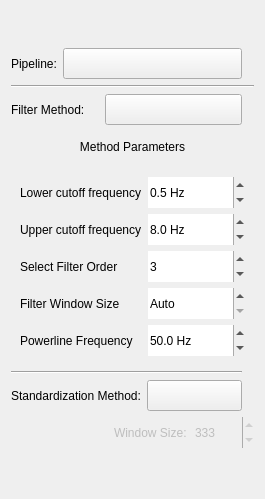
     <widget class="QWidget" name="tab_processing">
      <attribute name="title">
       <string>Pre-Processing</string>
      </attribute>
      <layout class="QGridLayout" name="gridLayout_2">
       <item row="7" column="0" colspan="3">
        <widget class="BodyLabel" name="label_15">
         <property name="sizePolicy">
          <sizepolicy hsizetype="Maximum" vsizetype="Preferred">
           <horstretch>0</horstretch>
           <verstretch>0</verstretch>
          </sizepolicy>
         </property>
         <property name="minimumSize">
          <size>
           <width>0</width>
           <height>31</height>
          </size>
         </property>
         <property name="text">
          <string>Standardization Method:</string>
         </property>
        </widget>
       </item>
       <item row="8" column="0" colspan="2" alignment="Qt::AlignmentFlag::AlignTop">
        <widget class="SwitchButton" name="switch_btn_standardize_rolling_window" native="true">
         <property name="minimumSize">
          <size>
           <width>51</width>
           <height>31</height>
          </size>
         </property>
        </widget>
       </item>
       <item row="1" column="1" colspan="3">
        <widget class="ComboBox" name="combo_pipeline">
         <property name="minimumSize">
          <size>
           <width>0</width>
           <height>31</height>
          </size>
         </property>
         <property name="toolTip">
          <string>&lt;html&gt;&lt;head/&gt;&lt;body&gt;&lt;p&gt;Clean the signal using a pre-defined signal processing pipeline&lt;/p&gt;&lt;/body&gt;&lt;/html&gt;</string>
         </property>
         <property name="whatsThis">
          <string>&lt;html&gt;&lt;head/&gt;&lt;body&gt;&lt;p&gt;Different signal cleaning pipelines. For sources see 'Help'.&lt;/p&gt;&lt;p&gt;Implemented via the `neurokit2` python package.&lt;/p&gt;&lt;/body&gt;&lt;/html&gt;</string>
         </property>
         <property name="text">
          <string/>
         </property>
        </widget>
       </item>
       <item row="0" column="0" colspan="6">
        <widget class="CommandBar" name="command_bar_processing">
         <property name="minimumSize">
          <size>
           <width>0</width>
           <height>31</height>
          </size>
         </property>
         <property name="styleSheet">
          <string notr="true">background: transparent;</string>
         </property>
         <property name="frameShape">
          <enum>QFrame::Shape::NoFrame</enum>
         </property>
         <property name="frameShadow">
          <enum>QFrame::Shadow::Raised</enum>
         </property>
        </widget>
       </item>
       <item row="9" column="0" colspan="4">
        <spacer name="verticalSpacer_5">
         <property name="orientation">
          <enum>Qt::Orientation::Vertical</enum>
         </property>
         <property name="sizeHint" stdset="0">
          <size>
           <width>20</width>
           <height>40</height>
          </size>
         </property>
        </spacer>
       </item>
       <item row="5" column="0" colspan="6">
        <widget class="QFrame" name="container_filter_parameters">
         <layout class="QGridLayout" name="gridLayout">
          <item row="0" column="0">
           <widget class="BodyLabel" name="label">
            <property name="sizePolicy">
             <sizepolicy hsizetype="Maximum" vsizetype="Preferred">
              <horstretch>0</horstretch>
              <verstretch>0</verstretch>
             </sizepolicy>
            </property>
            <property name="minimumSize">
             <size>
              <width>0</width>
              <height>31</height>
             </size>
            </property>
            <property name="toolTip">
             <string>Lower cutoff frequency in Hz</string>
            </property>
            <property name="text">
             <string>Lower cutoff frequency</string>
            </property>
           </widget>
          </item>
          <item row="1" column="0">
           <widget class="BodyLabel" name="label_2">
            <property name="sizePolicy">
             <sizepolicy hsizetype="Maximum" vsizetype="Preferred">
              <horstretch>0</horstretch>
              <verstretch>0</verstretch>
             </sizepolicy>
            </property>
            <property name="minimumSize">
             <size>
              <width>0</width>
              <height>31</height>
             </size>
            </property>
            <property name="toolTip">
             <string>Upper cutoff frequency in Hz</string>
            </property>
            <property name="text">
             <string>Upper cutoff frequency</string>
            </property>
           </widget>
          </item>
          <item row="4" column="1">
           <widget class="DoubleSpinBox" name="dbl_sb_powerline">
            <property name="minimumSize">
             <size>
              <width>0</width>
              <height>31</height>
             </size>
            </property>
            <property name="toolTip">
             <string>&lt;html&gt;&lt;head/&gt;&lt;body&gt;&lt;p&gt;Only used if &lt;span style=&quot; font-weight:700;&quot;&gt;Filter Method&lt;/span&gt; is &amp;quot;Powerline&amp;quot;.&lt;/p&gt;&lt;p&gt;The powerline frequency (normally 50 Hz or 60 Hz).&lt;/p&gt;&lt;/body&gt;&lt;/html&gt;</string>
            </property>
            <property name="frame">
             <bool>false</bool>
            </property>
            <property name="suffix">
             <string> Hz</string>
            </property>
            <property name="decimals">
             <number>1</number>
            </property>
            <property name="maximum">
             <double>999999.000000000000000</double>
            </property>
            <property name="singleStep">
             <double>0.100000000000000</double>
            </property>
            <property name="value">
             <double>50.000000000000000</double>
            </property>
           </widget>
          </item>
          <item row="2" column="0">
           <widget class="BodyLabel" name="label_13">
            <property name="sizePolicy">
             <sizepolicy hsizetype="Maximum" vsizetype="Fixed">
              <horstretch>0</horstretch>
              <verstretch>0</verstretch>
             </sizepolicy>
            </property>
            <property name="minimumSize">
             <size>
              <width>0</width>
              <height>31</height>
             </size>
            </property>
            <property name="toolTip">
             <string>&lt;html&gt;&lt;head/&gt;&lt;body&gt;&lt;p&gt;Only used if &lt;span style=&quot; font-weight:700;&quot;&gt;Filter Method&lt;/span&gt; is &amp;quot;Butterworth&amp;quot; or &amp;quot;SavGol&amp;quot;. &lt;/p&gt;&lt;p&gt;Order of the filter (default is 2).&lt;/p&gt;&lt;/body&gt;&lt;/html&gt;</string>
            </property>
            <property name="text">
             <string>Select Filter Order</string>
            </property>
           </widget>
          </item>
          <item row="1" column="1">
           <widget class="DoubleSpinBox" name="dbl_sb_upper_cutoff">
            <property name="minimumSize">
             <size>
              <width>0</width>
              <height>31</height>
             </size>
            </property>
            <property name="toolTip">
             <string>Upper cutoff frequency in Hz</string>
            </property>
            <property name="frame">
             <bool>false</bool>
            </property>
            <property name="specialValueText">
             <string>None</string>
            </property>
            <property name="suffix">
             <string> Hz</string>
            </property>
            <property name="decimals">
             <number>1</number>
            </property>
            <property name="maximum">
             <double>999999.000000000000000</double>
            </property>
            <property name="singleStep">
             <double>0.100000000000000</double>
            </property>
            <property name="value">
             <double>8.000000000000000</double>
            </property>
           </widget>
          </item>
          <item row="2" column="1">
           <widget class="SpinBox" name="sb_filter_order">
            <property name="sizePolicy">
             <sizepolicy hsizetype="Minimum" vsizetype="Fixed">
              <horstretch>0</horstretch>
              <verstretch>0</verstretch>
             </sizepolicy>
            </property>
            <property name="minimumSize">
             <size>
              <width>0</width>
              <height>31</height>
             </size>
            </property>
            <property name="toolTip">
             <string>&lt;html&gt;&lt;head/&gt;&lt;body&gt;&lt;p&gt;Only used if &lt;span style=&quot; font-weight:700;&quot;&gt;Filter Method&lt;/span&gt; is &amp;quot;Butterworth&amp;quot; or &amp;quot;SavGol&amp;quot;. &lt;/p&gt;&lt;p&gt;Order of the filter (default is 2).&lt;/p&gt;&lt;/body&gt;&lt;/html&gt;</string>
            </property>
            <property name="frame">
             <bool>false</bool>
            </property>
            <property name="minimum">
             <number>1</number>
            </property>
            <property name="maximum">
             <number>10</number>
            </property>
            <property name="value">
             <number>3</number>
            </property>
           </widget>
          </item>
          <item row="3" column="0">
           <widget class="BodyLabel" name="label_3">
            <property name="sizePolicy">
             <sizepolicy hsizetype="Maximum" vsizetype="Preferred">
              <horstretch>0</horstretch>
              <verstretch>0</verstretch>
             </sizepolicy>
            </property>
            <property name="minimumSize">
             <size>
              <width>0</width>
              <height>31</height>
             </size>
            </property>
            <property name="toolTip">
             <string>&lt;html&gt;&lt;head/&gt;&lt;body&gt;&lt;p&gt;Only used if &lt;span style=&quot; font-weight:700;&quot;&gt;Filter Method&lt;/span&gt; is &amp;quot;SavGol&amp;quot; (length of the filter window i.e. the number of coefficients) or &amp;quot;FIR&amp;quot; (length of the filter). &lt;/p&gt;&lt;p&gt;Must be an odd integer. If &amp;quot;Auto&amp;quot;, a fitting size is chosen automatically.&lt;/p&gt;&lt;/body&gt;&lt;/html&gt;</string>
            </property>
            <property name="text">
             <string>Filter Window Size</string>
            </property>
           </widget>
          </item>
          <item row="0" column="1">
           <widget class="DoubleSpinBox" name="dbl_sb_lower_cutoff">
            <property name="minimumSize">
             <size>
              <width>0</width>
              <height>31</height>
             </size>
            </property>
            <property name="toolTip">
             <string>Lower cutoff frequency in Hz</string>
            </property>
            <property name="frame">
             <bool>false</bool>
            </property>
            <property name="specialValueText">
             <string>None</string>
            </property>
            <property name="suffix">
             <string> Hz</string>
            </property>
            <property name="decimals">
             <number>1</number>
            </property>
            <property name="maximum">
             <double>999999.000000000000000</double>
            </property>
            <property name="singleStep">
             <double>0.100000000000000</double>
            </property>
            <property name="value">
             <double>0.500000000000000</double>
            </property>
           </widget>
          </item>
          <item row="3" column="1">
           <widget class="SpinBox" name="sb_filter_window_size">
            <property name="sizePolicy">
             <sizepolicy hsizetype="Minimum" vsizetype="Fixed">
              <horstretch>0</horstretch>
              <verstretch>0</verstretch>
             </sizepolicy>
            </property>
            <property name="minimumSize">
             <size>
              <width>0</width>
              <height>31</height>
             </size>
            </property>
            <property name="toolTip">
             <string>&lt;html&gt;&lt;head/&gt;&lt;body&gt;&lt;p&gt;Only used if &lt;span style=&quot; font-weight:700;&quot;&gt;Filter Method&lt;/span&gt; is &amp;quot;SavGol&amp;quot; (length of the filter window i.e. the number of coefficients) or &amp;quot;FIR&amp;quot; (length of the filter). &lt;/p&gt;&lt;p&gt;Must be an odd integer. If &amp;quot;Auto&amp;quot;, a fitting size is chosen automatically.&lt;/p&gt;&lt;/body&gt;&lt;/html&gt;</string>
            </property>
            <property name="frame">
             <bool>false</bool>
            </property>
            <property name="specialValueText">
             <string>Auto</string>
            </property>
            <property name="correctionMode">
             <enum>QAbstractSpinBox::CorrectionMode::CorrectToNearestValue</enum>
            </property>
            <property name="minimum">
             <number>5</number>
            </property>
            <property name="maximum">
             <number>999999</number>
            </property>
            <property name="singleStep">
             <number>10</number>
            </property>
            <property name="value">
             <number>5</number>
            </property>
           </widget>
          </item>
          <item row="4" column="0">
           <widget class="BodyLabel" name="label_4">
            <property name="sizePolicy">
             <sizepolicy hsizetype="Maximum" vsizetype="Preferred">
              <horstretch>0</horstretch>
              <verstretch>0</verstretch>
             </sizepolicy>
            </property>
            <property name="minimumSize">
             <size>
              <width>0</width>
              <height>31</height>
             </size>
            </property>
            <property name="toolTip">
             <string>&lt;html&gt;&lt;head/&gt;&lt;body&gt;&lt;p&gt;Only used if &lt;span style=&quot; font-weight:700;&quot;&gt;Filter Method&lt;/span&gt; is &amp;quot;Powerline&amp;quot;.&lt;/p&gt;&lt;p&gt;The powerline frequency (normally 50 Hz or 60 Hz).&lt;/p&gt;&lt;/body&gt;&lt;/html&gt;</string>
            </property>
            <property name="text">
             <string>Powerline Frequency</string>
            </property>
           </widget>
          </item>
         </layout>
        </widget>
       </item>
       <item row="7" column="3">
        <widget class="ComboBox" name="combo_standardize_method">
         <property name="sizePolicy">
          <sizepolicy hsizetype="Expanding" vsizetype="Fixed">
           <horstretch>0</horstretch>
           <verstretch>0</verstretch>
          </sizepolicy>
         </property>
         <property name="minimumSize">
          <size>
           <width>0</width>
           <height>31</height>
          </size>
         </property>
         <property name="text">
          <string/>
         </property>
        </widget>
       </item>
       <item row="3" column="2" colspan="2">
        <widget class="ComboBox" name="combo_filter_method">
         <property name="minimumSize">
          <size>
           <width>0</width>
           <height>31</height>
          </size>
         </property>
         <property name="text">
          <string/>
         </property>
        </widget>
       </item>
       <item row="4" column="0" colspan="6">
        <widget class="StrongBodyLabel" name="label_6">
         <property name="sizePolicy">
          <sizepolicy hsizetype="Preferred" vsizetype="Fixed">
           <horstretch>0</horstretch>
           <verstretch>0</verstretch>
          </sizepolicy>
         </property>
         <property name="minimumSize">
          <size>
           <width>0</width>
           <height>31</height>
          </size>
         </property>
         <property name="text">
          <string>Method Parameters</string>
         </property>
         <property name="alignment">
          <set>Qt::AlignmentFlag::AlignCenter</set>
         </property>
        </widget>
       </item>
       <item row="8" column="2" colspan="4">
        <widget class="QWidget" name="container_standardize_rolling_window" native="true">
         <property name="enabled">
          <bool>false</bool>
         </property>
         <layout class="QHBoxLayout" name="horizontalLayout">
          <property name="topMargin">
           <number>0</number>
          </property>
          <property name="rightMargin">
           <number>0</number>
          </property>
          <property name="bottomMargin">
           <number>0</number>
          </property>
          <item>
           <widget class="BodyLabel" name="label_16">
            <property name="sizePolicy">
             <sizepolicy hsizetype="Fixed" vsizetype="Preferred">
              <horstretch>0</horstretch>
              <verstretch>0</verstretch>
             </sizepolicy>
            </property>
            <property name="minimumSize">
             <size>
              <width>0</width>
              <height>31</height>
             </size>
            </property>
            <property name="locale">
             <locale language="English" country="UnitedStates"/>
            </property>
            <property name="text">
             <string>Window Size:</string>
            </property>
           </widget>
          </item>
          <item>
           <widget class="SpinBox" name="sb_standardize_window_size">
            <property name="sizePolicy">
             <sizepolicy hsizetype="Minimum" vsizetype="Fixed">
              <horstretch>0</horstretch>
              <verstretch>0</verstretch>
             </sizepolicy>
            </property>
            <property name="minimumSize">
             <size>
              <width>0</width>
              <height>31</height>
             </size>
            </property>
            <property name="frame">
             <bool>false</bool>
            </property>
            <property name="minimum">
             <number>5</number>
            </property>
            <property name="maximum">
             <number>999999</number>
            </property>
            <property name="singleStep">
             <number>2</number>
            </property>
            <property name="value">
             <number>333</number>
            </property>
           </widget>
          </item>
         </layout>
        </widget>
       </item>
       <item row="1" column="0">
        <widget class="BodyLabel" name="label_5">
         <property name="sizePolicy">
          <sizepolicy hsizetype="Maximum" vsizetype="Preferred">
           <horstretch>0</horstretch>
           <verstretch>0</verstretch>
          </sizepolicy>
         </property>
         <property name="toolTip">
          <string>&lt;html&gt;&lt;head/&gt;&lt;body&gt;&lt;p&gt;Clean the signal using a pre-defined signal processing pipeline&lt;/p&gt;&lt;/body&gt;&lt;/html&gt;</string>
         </property>
         <property name="whatsThis">
          <string>&lt;html&gt;&lt;head/&gt;&lt;body&gt;&lt;p&gt;Different signal cleaning pipelines. For sources see 'Help'.&lt;/p&gt;&lt;p&gt;Implemented via the `neurokit2` python package.&lt;/p&gt;&lt;/body&gt;&lt;/html&gt;</string>
         </property>
         <property name="text">
          <string>Pipeline:</string>
         </property>
        </widget>
       </item>
       <item row="6" column="0" colspan="4">
        <widget class="Line" name="line_2">
         <property name="orientation">
          <enum>Qt::Orientation::Horizontal</enum>
         </property>
        </widget>
       </item>
       <item row="2" column="0" colspan="6">
        <widget class="Line" name="line">
         <property name="orientation">
          <enum>Qt::Orientation::Horizontal</enum>
         </property>
        </widget>
       </item>
       <item row="3" column="0" colspan="2">
        <widget class="BodyLabel" name="label_14">
         <property name="sizePolicy">
          <sizepolicy hsizetype="Maximum" vsizetype="Preferred">
           <horstretch>0</horstretch>
           <verstretch>0</verstretch>
          </sizepolicy>
         </property>
         <property name="text">
          <string>Filter Method:</string>
         </property>
        </widget>
       </item>
       <item row="1" column="4" colspan="2">
        <widget class="IconWidget" name="icon_pipeline_status" native="true">
         <property name="toolTip">
          <string>Shows a checkmark if the current section has been processed using a pipeline</string>
         </property>
        </widget>
       </item>
       <item row="3" column="4" colspan="2">
        <widget class="IconWidget" name="icon_filter_status" native="true">
         <property name="toolTip">
          <string>Shows a checkmark if the current section has been filtered</string>
         </property>
        </widget>
       </item>
       <item row="7" column="4" colspan="2">
        <widget class="IconWidget" name="icon_standardize_status" native="true">
         <property name="toolTip">
          <string>Shows a checkmark if the current section has been standardized</string>
         </property>
        </widget>
       </item>
      </layout>
     </widget>
